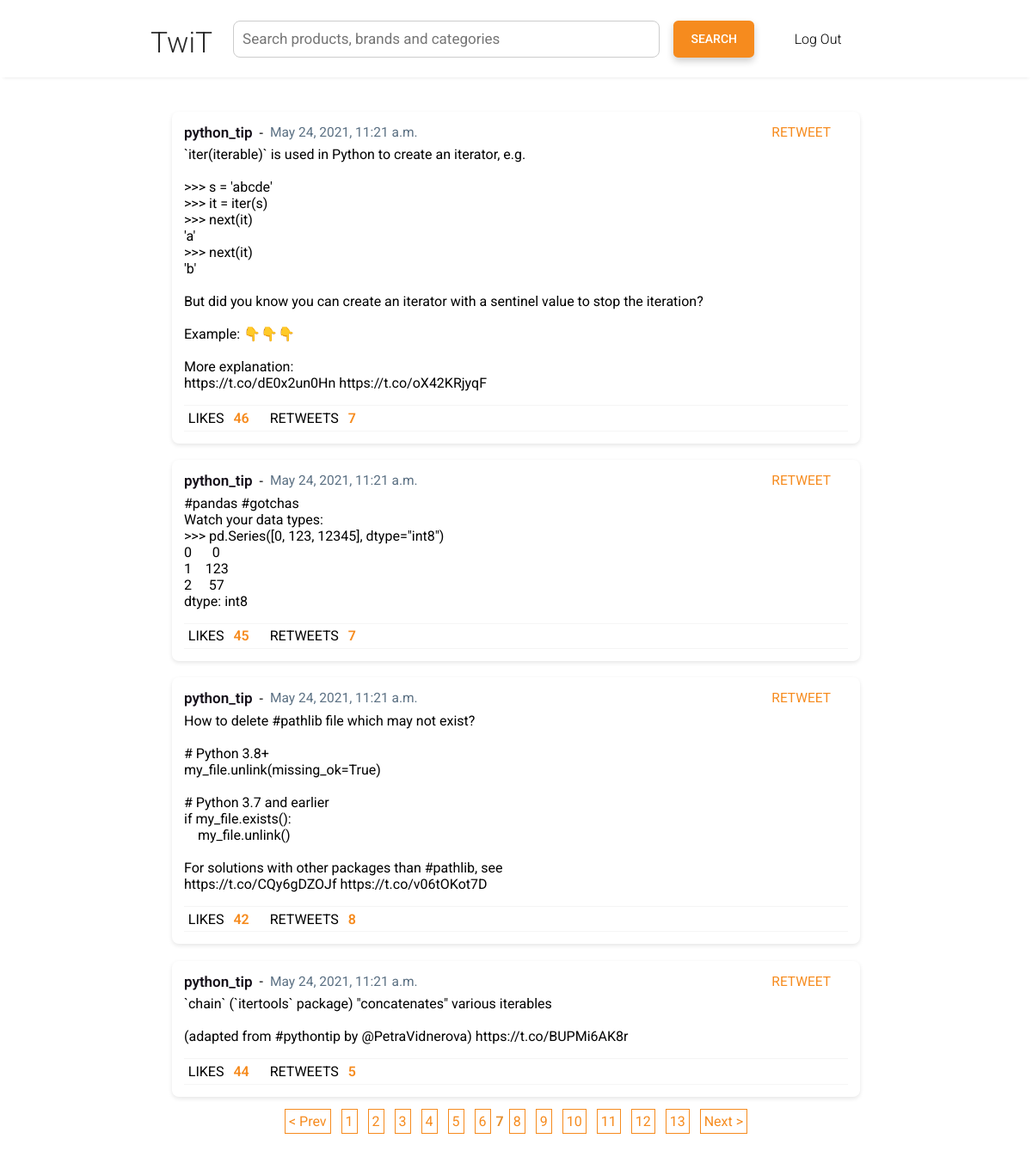
Screenshot of /?page=7 (signed in) with the database file from the repository.
### tweets/models.py (models this page shows)
class Tweet(models.Model):
    tweet_id = models.IntegerField()
    posted_by = models.CharField(max_length=300)
    content = models.TextField()
    date_posted = models.DateTimeField(auto_now_add=True)
    links = models.ManyToManyField('Link')
    favourite_count = models.IntegerField()
    retweet_count = models.IntegerField()

### tweets/views.py (the view)
# urls.py: path('', views.HomeView.as_view(), name='home'),
class HomeView(ListView):
    template_name = 'home.html'
    queryset = Tweet.objects.all().\
            annotate(popularity=F('favourite_count') + F('retweet_count')
            ).order_by('-popularity')
    context_object_name = 'tweets'
    paginate_by = 4
    def get_context_data(self, *, object_list=None, **kwargs):
        context = super().get_context_data(**kwargs)
        qparam = self.request.GET.get('search', None)
        if qparam:
            context['search_page'] = True
        return context
    def get_queryset(self):
        qparam = self.request.GET.get('search', None)
        if qparam:
            qs = Tweet.objects.filter(content__icontains=qparam).\
                annotate(popularity=F('favourite_count') + F('retweet_count')
                ).order_by('-popularity')
            return qs
        return super().get_queryset()

### tweets/templates/home.html (shortened to what this page needs)
{% extends 'base.html' %}
{% load static %}
{% block header %}
<link rel="stylesheet" href="{% static 'home.css' %}">
{% endblock header %}
    {% block content %}
    <div class="container">
        <div class="tweets">
            {% for tweet in tweets %}
            <div class="tweet">
                <div class="posted_by">
                    <p>{{ tweet.posted_by }}</p> -
                    <span>{{ tweet.date_posted }}</span>
                    <a class="rt" href="{% url 'retweet' tweet.tweet_id%}"><span class="retweet">RETWEET</span></a>
                </div>
                    {% autoescape off %}
                    <pre class="content">{{ tweet.content }}</pre>
                    {% endautoescape %}
                    <div class="engagements">
                        <span class="likes">LIKES <span>{{tweet.favourite_count}}</span></span>
                        <span class="retweets">RETWEETS <span>{{ tweet.retweet_count }}</span></span>
                    </div>
            </div>
            {% endfor %}
        </div>
        <nav aria-label="page navigation" class="navigation">
            {% if is_paginated %}{% load paginator %}{% paginator 6 %}{% endif %}
        </nav>
    </div>
{% endblock content %}

### static/base.css (style rules this page uses)
* { margin: 0; padding: 0; -webkit-box-sizing: border-box; box-sizing: border-box; font-family: Roboto,-apple-system,BlinkMacSystemFont,"Segoe UI","Helvetica Neue",Arial,sans-serif; }
body { background-color: #fff; }
a { text-decoration: none !important; color: black !important; }
.container { min-width: 800px; max-width: 800px; margin-right: auto; margin-left: auto; }

### tweets/static/home.css (style rules this page uses)
.tweets { margin-top: 2.5rem; }
.tweets .tweet { margin-bottom: 1.2rem; padding: 14px; border-radius: .5rem; -webkit-box-shadow: 0 2px 5px rgba(0, 0, 0, 0.1); box-shadow: 0 2px 5px rgba(0, 0, 0, 0.1); }
.tweets .tweet pre { word-wrap: break-word; white-space: pre-wrap; }
.tweets .tweet .posted_by { display: -webkit-box; display: -ms-flexbox; display: flex; -webkit-box-align: center; -ms-flex-align: center; align-items: center; margin-bottom: .4rem; }
.tweets .tweet .posted_by p { margin-right: 8px; color: #140f19; font-size: 17px; font-weight: 600; }
.tweets .tweet .posted_by span { color: #5b7083; font-size: 15.5px; margin-left: 8px; }
.tweets .tweet .posted_by a.rt { display: -webkit-box; display: -ms-flexbox; display: flex; float: left; margin-left: auto; }
.tweets .tweet .posted_by .retweet { color: #f68b1e; position: relative; margin-left: auto; margin-right: 20px; }
.tweets .tweet .engagements { margin-top: .5rem; border: 1px solid #f5f5f5; border-right: none; border-left: none; padding: .3rem; }
.tweets .tweet .engagements .likes span, .tweets .tweet .engagements .retweets span { margin-left: 7px; color: #f68b1e; font-weight: 600; }
.tweets .tweet .engagements .likes { margin-right: 20px; }
.navigation { margin-bottom: 3rem; }

### rows the page displays
Tweet: posted_by "python_tip", date_posted "May 24, 2021, 11:21 a.m.", content "`iter(iterable)` is used in Python to create an iterator, e.g. >>> s = 'abcde' >>> it = iter(s) >>> next(it) 'a' >>> next(it) 'b' But did you know you can create an iterator with a sentinel value to stop the iteration? Example: 👇👇👇 More explanation: https://t.co/dE0x2un0Hn https://t.co/oX42KRjyqF", favourite_count "46", retweet_count "7"
Tweet: posted_by "python_tip", date_posted "May 24, 2021, 11:21 a.m.", content "#pandas #gotchas Watch your data types: >>> pd.Series([0, 123, 12345], dtype=\"int8\") 0 0 1 123 2 57 dtype: int8", favourite_count "45", retweet_count "7"
Tweet: posted_by "python_tip", date_posted "May 24, 2021, 11:21 a.m.", content "How to delete #pathlib file which may not exist? # Python 3.8+ my_file.unlink(missing_ok=True) # Python 3.7 and earlier if my_file.exists(): my_file.unlink() For solutions with other packages than #pathlib, see https://t.co/CQy6gDZOJf https://t.co/v06tOKot7D", favourite_count "42", retweet_count "8"
Tweet: posted_by "python_tip", date_posted "May 24, 2021, 11:21 a.m.", content "`chain` (`itertools` package) \"concatenates\" various iterables (adapted from #pythontip by @PetraVidnerova) https://t.co/BUPMi6AK8r", favourite_count "44", retweet_count "5"

### other values shown
{{ linkpage }} "1" "2" "3" "4" "5" "6" "8" "9" "10" "11" "12" "13"
{{ page }} "7"
